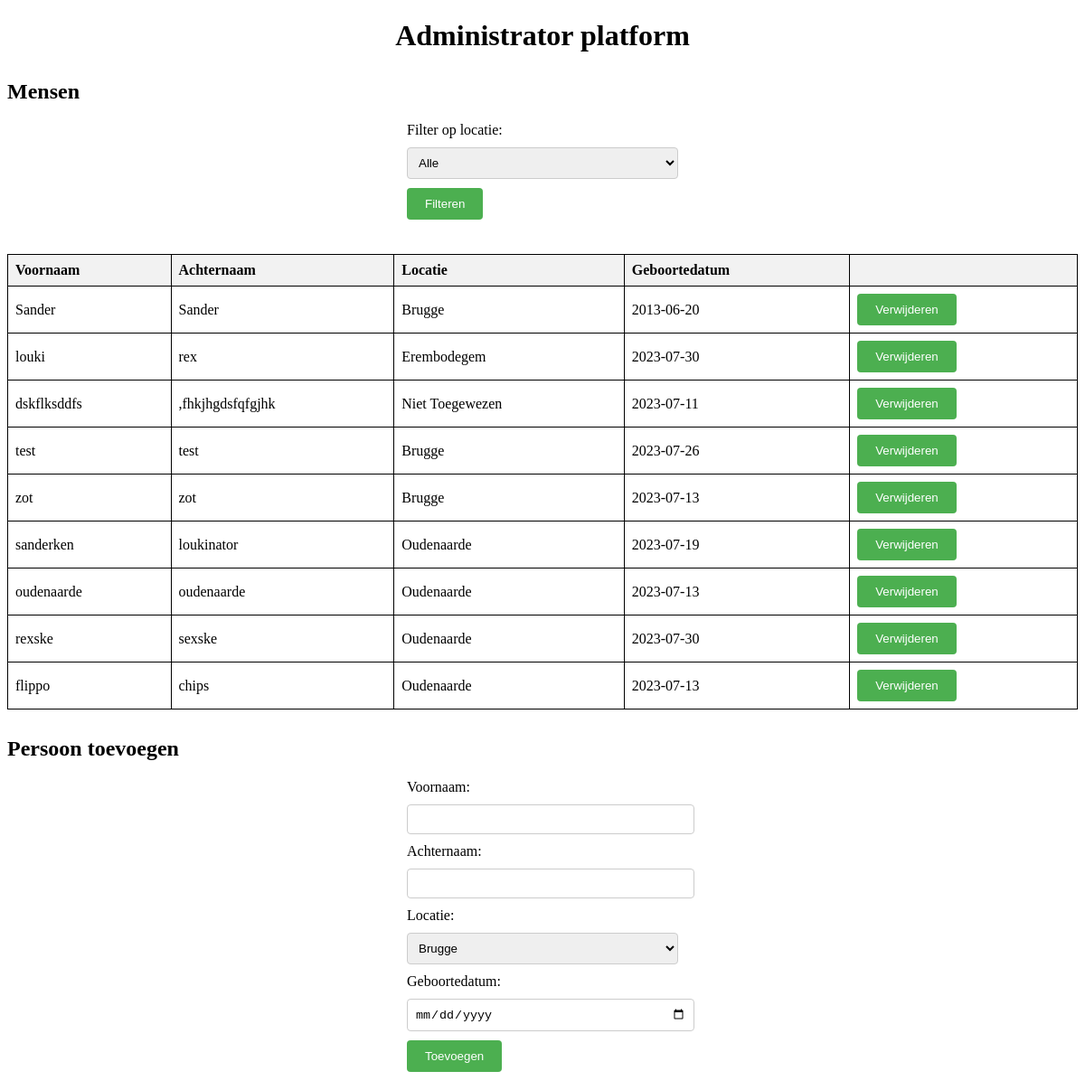
Page /techmensen on the earlier database version.
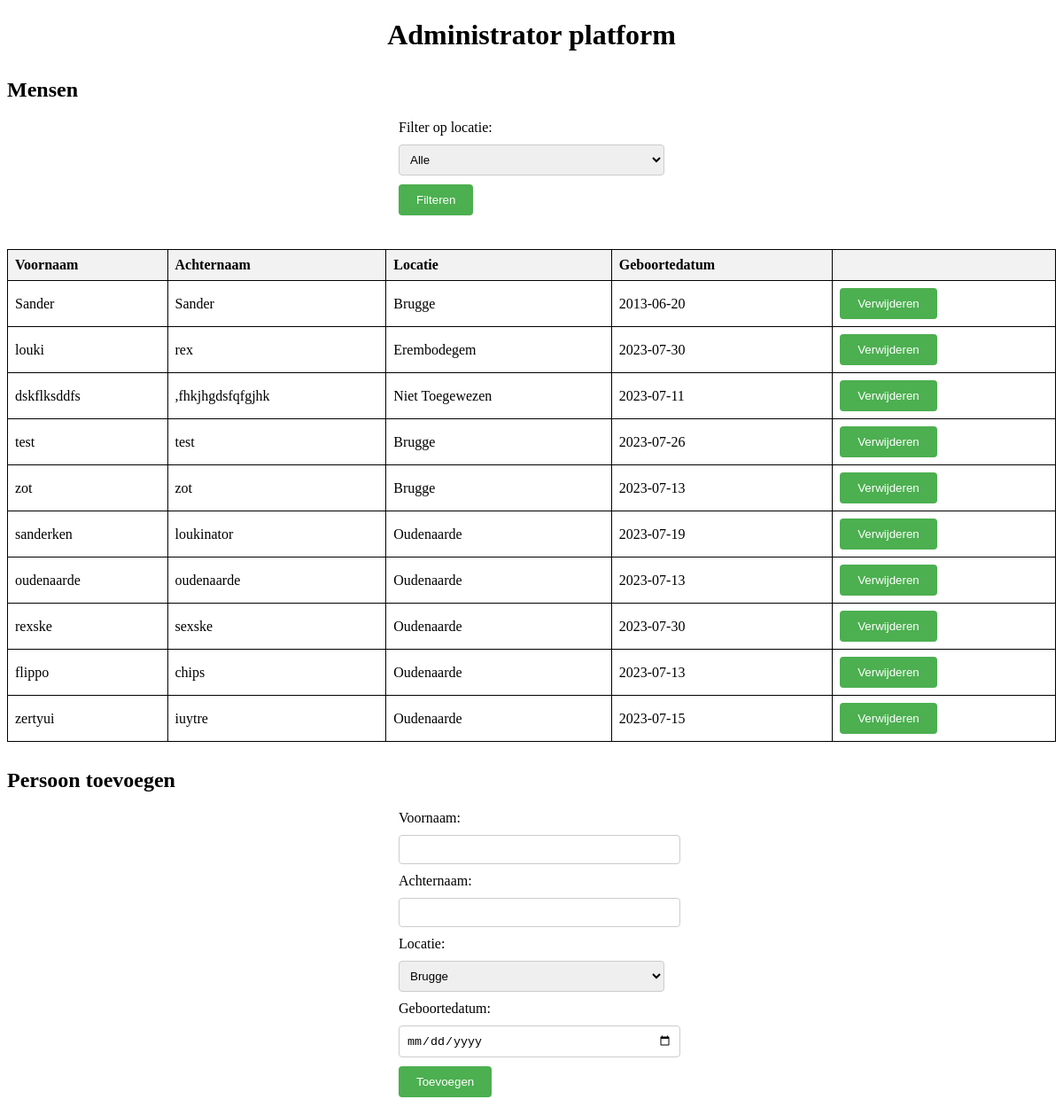
Same page on the later database version.
### tables this page shows
CREATE TABLE mensen (voornaam TEXT, achternaam TEXT, "locatie"	TEXT, "geboortedatum"	TEXT);

### login.py (the view)
@app.route('/techmensen')
def techmensen():
    mensen = haal_mensen_op()
    return render_template('techmensen.html', mensen=mensen)

### login.py (called while the page is built)
def haal_mensen_op():
    conn = sqlite3.connect('techmensenba.db')
    cursor = conn.cursor()
    cursor.execute("SELECT voornaam, achternaam, locatie, geboortedatum FROM mensen")
    resultaten = cursor.fetchall()
    conn.close()
    return resultaten

### templates/techmensen.html (shortened to what this page needs)
<!DOCTYPE html>
<html>
<head>
</head>
<body>
    <h1>Administrator platform</h1>
    <h2>Mensen</h2>
    <form action="/filteren" method="post">
        <label for="locatieFilter">Filter op locatie:</label>
        <select name="locatieFilter" id="locatieFilter">
            <option value="">Alle</option>
        </select>
        <input type="submit" value="Filteren">
    </form>
    <br>
    <table>
        <tr>
            <th>Voornaam</th>
            <th>Achternaam</th>
            <th>Locatie</th>
            <th>Geboortedatum</th>
            <th></th>
        </tr>
        {% for persoon in mensen %}
        <tr>
            <td>{{ persoon[0] }}</td>
            <td>{{ persoon[1] }}</td>
            <td>{{ persoon[2] }}</td>
            <td>{{ persoon[3] }}</td>
            <td>
                <form action="/verwijderen" method="post" style="display: inline;" onsubmit="return bevestigVerwijderen();">
                    <input type="submit" value="Verwijderen">
                </form>
            </td>
        </tr>
        {% endfor %}
    </table>
    <h2>Persoon toevoegen</h2>
    <form action="/toevoegen" method="post">
        <label for="voornaam">Voornaam:</label>
        <input type="text" name="voornaam" id="voornaam" required>
        <label for="achternaam">Achternaam:</label>
        <input type="text" name="achternaam" id="achternaam" required>
        <label for="locatie">Locatie:</label>
        <select name="locatie" id="locatie" required>
            <option value="Brugge">Brugge</option>
        </select>
        <label for="geboortedatum">Geboortedatum:</label>
        <input type="date" name="geboortedatum" id="geboortedatum" required>
        <input type="submit" value="Toevoegen">
    </form>
</body>
</html>

Differences in the rows shown:
added mensen: voornaam "zertyui", achternaam "iuytre", locatie "Oudenaarde", geboortedatum "2023-07-15"
